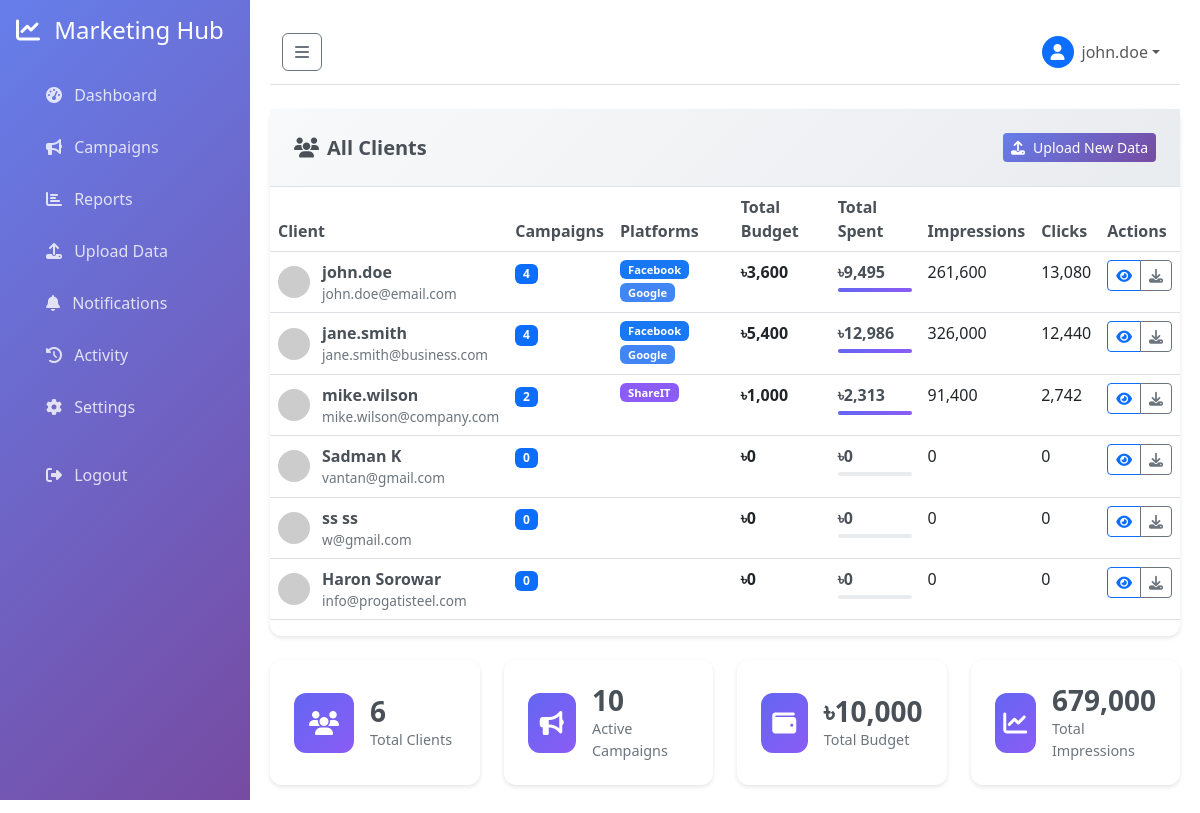
The page /agency/clients (signed in) on the database its author committed.
### models.py (models this page shows, shortened)
class User(UserMixin, db.Model):
    __tablename__ = 'users'
    id = db.Column(db.Integer, primary_key=True)
    username = db.Column(db.String(80), unique=True, nullable=False)
    email = db.Column(db.String(120), unique=True, nullable=False)
    password_hash = db.Column(db.String(256), nullable=False)
    first_name = db.Column(db.String(50), nullable=True)
    last_name = db.Column(db.String(50), nullable=True)
    company_name = db.Column(db.String(100), nullable=True)
    created_at = db.Column(db.DateTime, default=datetime.utcnow)
    campaigns = db.relationship('Campaign', backref='client', lazy=True)
    def get_full_name(self):
        if self.first_name and self.last_name:
            return f"{self.first_name} {self.last_name}"
        return self.username

class Campaign(db.Model):
    __tablename__ = 'campaigns'
    id = db.Column(db.Integer, primary_key=True)
    name = db.Column(db.String(200), nullable=False)
    platform = db.Column(db.String(50), nullable=False)  # Facebook, Google, ShareIT
    status = db.Column(db.String(50), default='Pending')  # Pending, In-Progress, Completed
    budget = db.Column(db.Float, default=0.0)
    spent = db.Column(db.Float, default=0.0)
    impressions = db.Column(db.Integer, default=0)
    clicks = db.Column(db.Integer, default=0)
    reach = db.Column(db.Integer, default=0)
    ctr = db.Column(db.Float, default=0.0)  # Click-through rate
    cpm = db.Column(db.Float, default=0.0)  # Cost per mille
    cpc = db.Column(db.Float, default=0.0)  # Cost per click
    cpv = db.Column(db.Float, default=0.0)  # Cost per view
    cpa = db.Column(db.Float, default=0.0)  # Cost per acquisition
    created_at = db.Column(db.DateTime, default=datetime.utcnow)
    updated_at = db.Column(db.DateTime, default=datetime.utcnow, onupdate=datetime.utcnow)
    user_id = db.Column(db.Integer, db.ForeignKey('users.id'), nullable=False)

### agency_management.py (the view)
@agency_bp.route('/clients')
@login_required
def view_clients():
    clients = User.query.all()
    client_stats = []
    for client in clients:
        campaigns = Campaign.query.filter_by(user_id=client.id).all()
        total_budget = sum(c.budget for c in campaigns)
        total_spent = sum(c.spent for c in campaigns)
        total_impressions = sum(c.impressions for c in campaigns)
        total_clicks = sum(c.clicks for c in campaigns)
        client_stats.append({
            'client': client,
            'campaign_count': len(campaigns),
            'total_budget': total_budget,
            'total_spent': total_spent,
            'total_impressions': total_impressions,
            'total_clicks': total_clicks,
            'platforms': list(set(c.platform for c in campaigns))
        })
    return render_template('agency/clients.html', client_stats=client_stats)

### app.py (called while the page is built)
@login_manager.user_loader
def load_user(user_id):
    from models import User
    return User.query.get(int(user_id))

### templates/agency/clients.html (shortened to what this page needs)
{% extends "base.html" %}
{% block content %}
<div class="row mb-4">
    <div class="col-12">
        <div class="clients-overview-card">
            <div class="card-header d-flex justify-content-between align-items-center">
                <h5><i class="fas fa-users me-2"></i>All Clients</h5>
                <a href="{{ url_for('agency.agency_upload') }}" class="btn btn-primary btn-sm">
                    <i class="fas fa-upload me-2"></i>Upload New Data
                </a>
            </div>
            <div class="card-body">
                {% if client_stats %}
                <div class="table-responsive">
                    <table class="table table-hover">
                        <thead>
                            <tr>
                                <th>Client</th>
                                <th>Campaigns</th>
                                <th>Platforms</th>
                                <th>Total Budget</th>
                                <th>Total Spent</th>
                                <th>Impressions</th>
                                <th>Clicks</th>
                                <th>Actions</th>
                            </tr>
                        </thead>
                        <tbody>
                            {% for client_data in client_stats %}
                            <tr>
                                <td>
                                    <div class="client-info">
                                        <div class="client-avatar">
                                            <img src="https://ui-avatars.com/api/?name={{ client_data.client.get_full_name() }}&background=6366f1&color=fff"
                                                 class="rounded-circle" width="32" height="32">
                                        </div>
                                        <div class="client-details">
                                            <div class="client-name">{{ client_data.client.get_full_name() }}</div>
                                            <div class="client-email">{{ client_data.client.email }}</div>
                                        </div>
                                    </div>
                                </td>
                                <td>
                                    <span class="badge bg-primary">{{ client_data.campaign_count }}</span>
                                </td>
                                <td>
                                    <div class="platform-badges">
                                        {% for platform in client_data.platforms %}
                                        <span class="badge platform-badge platform-{{ platform.lower() }}">{{ platform }}</span>
                                        {% endfor %}
                                    </div>
                                </td>
                                <td>
                                    <strong>৳{{ "{:,}".format(client_data.total_budget|int) }}</strong>
                                </td>
                                <td>
                                    <span class="spent-amount">৳{{ "{:,}".format(client_data.total_spent|int) }}</span>
                                    <div class="progress mt-1" style="height: 4px;">
                                        <div class="progress-bar" style="width: {{ (client_data.total_spent / client_data.total_budget * 100) if client_data.total_budget > 0 else 0 }}%"></div>
                                    </div>
                                </td>
                                <td>{{ "{:,}".format(client_data.total_impressions) }}</td>
                                <td>{{ "{:,}".format(client_data.total_clicks) }}</td>
                                <td>
                                    <div class="btn-group" role="group">
                                        <button class="btn btn-sm btn-outline-primary" onclick="viewClientDashboard('{{ client_data.client.id }}')">
                                            <i class="fas fa-eye"></i>
                                        </button>
                                        <button class="btn btn-sm btn-outline-secondary" onclick="downloadClientReport('{{ client_data.client.id }}')">
                                            <i class="fas fa-download"></i>
                                        </button>
                                    </div>
                                </td>
                            </tr>
                            {% endfor %}
                        </tbody>
                    </table>
                </div>
                {% endif %}
            </div>
        </div>
    </div>
</div>
<div class="row">
    <div class="col-lg-3 col-md-6 mb-4">
        <div class="summary-card">
            <div class="summary-icon">
                <i class="fas fa-users"></i>
            </div>
            <div class="summary-content">
                <h3>{{ client_stats|length }}</h3>
                <p>Total Clients</p>
            </div>
        </div>
    </div>
    <div class="col-lg-3 col-md-6 mb-4">
        <div class="summary-card">
            <div class="summary-icon">
                <i class="fas fa-bullhorn"></i>
            </div>
            <div class="summary-content">
                <h3>{{ client_stats|sum(attribute='campaign_count') }}</h3>
                <p>Active Campaigns</p>
            </div>
        </div>
    </div>
    <div class="col-lg-3 col-md-6 mb-4">
        <div class="summary-card">
            <div class="summary-icon">
                <i class="fas fa-wallet"></i>
            </div>
            <div class="summary-content">
                <h3>৳{{ "{:,}".format(client_stats|sum(attribute='total_budget')|int) }}</h3>
                <p>Total Budget</p>
            </div>
        </div>
    </div>
    <div class="col-lg-3 col-md-6 mb-4">
        <div class="summary-card">
            <div class="summary-icon">
                <i class="fas fa-chart-line"></i>
            </div>
            <div class="summary-content">
                <h3>{{ "{:,}".format(client_stats|sum(attribute='total_impressions')) }}</h3>
                <p>Total Impressions</p>
            </div>
        </div>
    </div>
</div>
{% endblock %}

### templates/base.html (shortened to what this page needs)
<!DOCTYPE html>
<html lang="en">
<head>
    <link href="https://cdn.jsdelivr.net/npm/bootstrap@5.3.0/dist/css/bootstrap.min.css" rel="stylesheet">
    <link href="https://cdnjs.cloudflare.com/ajax/libs/font-awesome/6.4.0/css/all.min.css" rel="stylesheet">
</head>
<body>
    <nav class="sidebar" id="sidebar">
        <div class="p-3">
            <h4 class="text-white mb-4">
                <i class="fas fa-chart-line me-2"></i>
                <span class="sidebar-text">Marketing Hub</span>
            </h4>
            <ul class="nav flex-column">
                <li class="nav-item">
                    <a class="nav-link {% if request.endpoint == 'dashboard' %}active{% endif %}" href="{{ url_for('dashboard') }}">
                        <i class="fas fa-tachometer-alt me-2"></i>
                        <span class="sidebar-text">Dashboard</span>
                    </a>
                </li>
                <li class="nav-item">
                    <a class="nav-link {% if request.endpoint == 'campaigns' %}active{% endif %}" href="{{ url_for('campaigns') }}">
                        <i class="fas fa-bullhorn me-2"></i>
                        <span class="sidebar-text">Campaigns</span>
                    </a>
                </li>
                <li class="nav-item">
                    <a class="nav-link {% if request.endpoint == 'reports' %}active{% endif %}" href="{{ url_for('reports') }}">
                        <i class="fas fa-chart-bar me-2"></i>
                        <span class="sidebar-text">Reports</span>
                    </a>
                </li>
                <li class="nav-item">
                    <a class="nav-link {% if request.endpoint == 'upload_csv' %}active{% endif %}" href="{{ url_for('upload_csv') }}">
                        <i class="fas fa-upload me-2"></i>
                        <span class="sidebar-text">Upload Data</span>
                    </a>
                </li>
                <li class="nav-item">
                    <a class="nav-link {% if request.endpoint == 'notifications' %}active{% endif %}" href="{{ url_for('notifications') }}">
                        <i class="fas fa-bell me-2"></i>
                        <span class="sidebar-text">Notifications</span>
                    </a>
                </li>
                <li class="nav-item">
                    <a class="nav-link {% if request.endpoint == 'activity_log' %}active{% endif %}" href="{{ url_for('activity_log') }}">
                        <i class="fas fa-history me-2"></i>
                        <span class="sidebar-text">Activity</span>
                    </a>
                </li>
                <li class="nav-item">
                    <a class="nav-link {% if request.endpoint == 'account_settings' %}active{% endif %}" href="{{ url_for('account_settings') }}">
                        <i class="fas fa-cog me-2"></i>
                        <span class="sidebar-text">Settings</span>
                    </a>
                </li>
                <li class="nav-item mt-3">
                    <a class="nav-link" href="{{ url_for('auth.logout') }}">
                        <i class="fas fa-sign-out-alt me-2"></i>
                        <span class="sidebar-text">Logout</span>
                    </a>
                </li>
            </ul>
        </div>
    </nav>
    <div class="content-wrapper" id="content">
        <nav class="navbar navbar-expand-lg navbar-light bg-white border-bottom mb-4">
            <div class="container-fluid">
                <button class="btn btn-outline-secondary me-3" id="sidebarToggle" type="button">
                    <i class="fas fa-bars"></i>
                </button>
                <div class="navbar-nav ms-auto">
                    <div class="nav-item dropdown">
                        <a class="nav-link dropdown-toggle d-flex align-items-center" href="#" id="userDropdown" role="button" data-bs-toggle="dropdown">
                            <div class="bg-primary rounded-circle me-2 d-flex align-items-center justify-content-center" style="width: 32px; height: 32px;">
                                <i class="fas fa-user text-white"></i>
                            </div>
                            <span>{{ current_user.get_full_name() if current_user.is_authenticated else 'Guest' }}</span>
                        </a>
                    </div>
                </div>
            </div>
        </nav>
        {% block content %}{% endblock %}
    </div>
</body>
</html>

### templates/base.html (style rules this page uses)
.sidebar { background: linear-gradient(135deg, #667eea 0%, #764ba2 100%); min-height: 100vh; position: fixed; top: 0; left: 0; width: 250px; z-index: 1000; transition: all 0.3s; }
.sidebar .nav-link { color: rgba(255, 255, 255, 0.8); padding: 12px 20px; border-radius: 8px; margin: 2px 10px; transition: all 0.3s; }
.content-wrapper { margin-left: 250px; padding: 20px; transition: all 0.3s; }
.btn-primary { background: linear-gradient(135deg, #667eea 0%, #764ba2 100%); border: none; }
.table th { border-top: none; font-weight: 600; color: #495057; }
.badge { font-size: 0.75rem; }

### templates/agency/clients.html (style rules this page uses)
.clients-overview-card { background: white; border-radius: 12px; box-shadow: 0 2px 4px rgba(0,0,0,0.1); border: none; }
.card-header { background: linear-gradient(135deg, #f8f9fa, #e9ecef); border-bottom: 1px solid #dee2e6; padding: 1.5rem; }
.card-header h5 { margin: 0; color: #495057; font-weight: 600; }
.client-info { display: flex; align-items: center; gap: 0.75rem; }
.client-details .client-name { font-weight: 600; color: #495057; }
.client-details .client-email { font-size: 0.85rem; color: #6c757d; }
.platform-badges { display: flex; gap: 0.25rem; flex-wrap: wrap; }
.platform-badge { font-size: 0.7rem; padding: 0.25rem 0.5rem; }
.platform-facebook { background-color: #1877f2; }
.platform-google { background-color: #4285f4; }
.platform-shareit { background-color: #8b5cf6; }
.spent-amount { font-weight: 600; color: #495057; }
.progress { background-color: #e9ecef; }
.progress-bar { background: linear-gradient(90deg, #6366f1, #8b5cf6); }
.summary-card { background: white; border-radius: 12px; padding: 1.5rem; box-shadow: 0 2px 4px rgba(0,0,0,0.1); display: flex; align-items: center; gap: 1rem; height: 100%; }
.summary-icon { width: 60px; height: 60px; border-radius: 12px; display: flex; align-items: center; justify-content: center; font-size: 1.5rem; color: white; background: linear-gradient(135deg, #6366f1, #8b5cf6); }
.summary-content h3 { font-size: 1.75rem; font-weight: 700; color: #495057; margin: 0; }
.summary-content p { color: #6c757d; margin: 0; font-size: 0.9rem; }

### rows shown on the page
User: first_name+username "john.doe", client.get_full_name "john.doe", client.email "john.doe@email.com"
Campaign: platform "Facebook"
Campaign: platform "Google"
User: client.get_full_name "jane.smith", client.email "jane.smith@business.com"
Campaign: platform "Facebook"
Campaign: platform "Google"
User: client.get_full_name "mike.wilson", client.email "mike.wilson@company.com"
Campaign: platform "ShareIT"
User: client.get_full_name "Sadman K", client.email "vantan@gmail.com"
User: client.get_full_name "ss ss", client.email "w@gmail.com"
User: client.get_full_name "Haron Sorowar", client.email "info@progatisteel.com"

### other values the page prints
{{ client_data.campaign_count }} "4" "4" "2" "0" "0" "0"
{{ "{:,}".format(client_data.total_budget|int) }} "3,600" "5,400" "1,000" "0" "0" "0"
{{ "{:,}".format(client_data.total_spent|int) }} "9,495" "12,986" "2,313" "0" "0" "0"
{{ "{:,}".format(client_data.total_impressions) }} "261,600" "326,000" "91,400" "0" "0" "0"
{{ "{:,}".format(client_data.total_clicks) }} "13,080" "12,440" "2,742" "0" "0" "0"
{{ client_stats|length }} "6"
{{ client_stats|sum(attribute='campaign_count') }} "10"
{{ "{:,}".format(client_stats|sum(attribute='total_budget')|int) }} "10,000"
{{ "{:,}".format(client_stats|sum(attribute='total_impressions')) }} "679,000"
